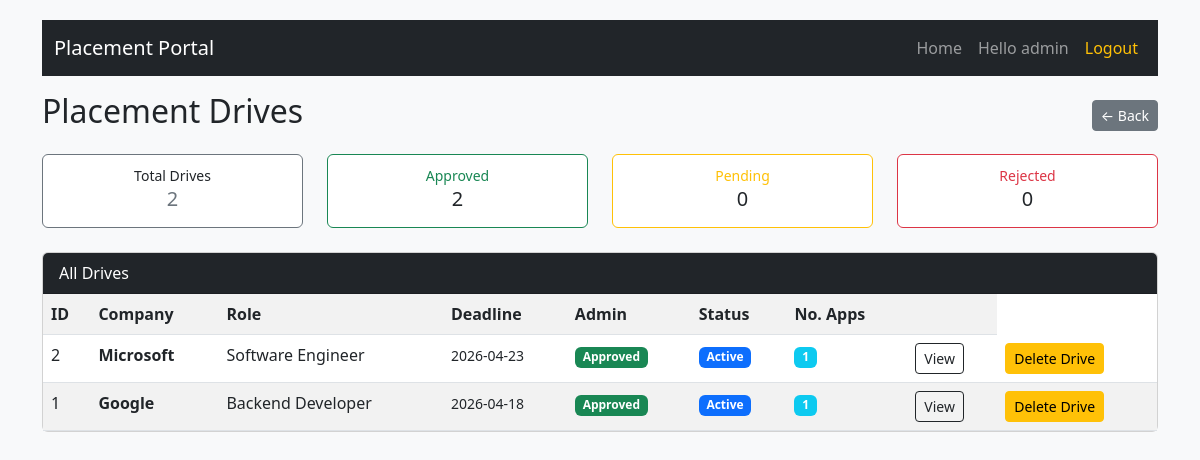
/admin/drives (signed in), run on an earlier commit of the app's database.
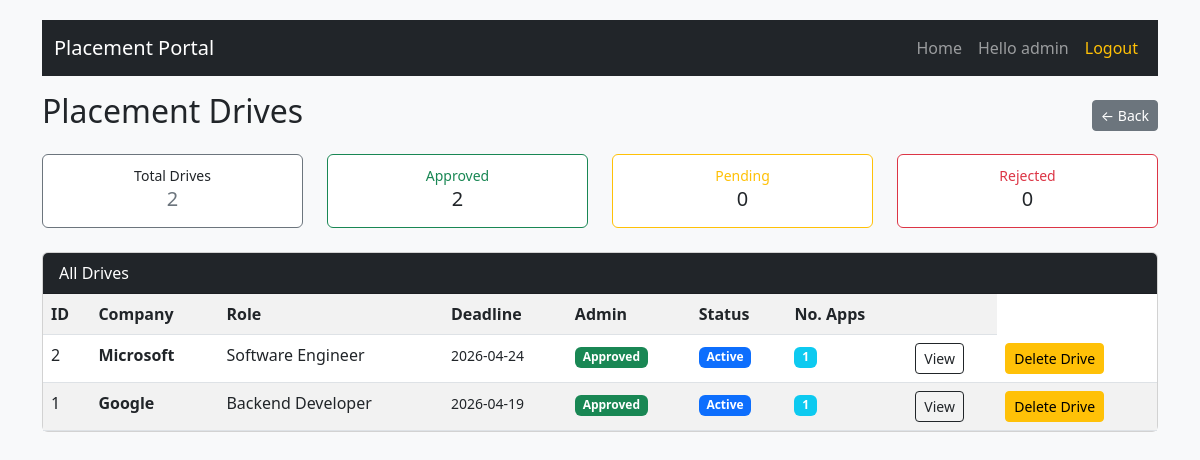
And on a later commit of the database.
### database/models.py (models this page shows)
class Placements(db.Model):
    __tablename__ = 'placements'
    id = db.Column(db.Integer, primary_key=True)
    company_id = db.Column(db.Integer, db.ForeignKey('company.id'), nullable=False)
    title = db.Column(db.String(100), nullable=False)
    description = db.Column(db.Text, nullable=False)
    reqSkills = db.Column(db.Text)
    experience = db.Column(db.String(50))
    salary = db.Column(db.String(50))
    deadline = db.Column(db.DateTime)
    website = db.Column(db.String(255))
    is_rejected = db.Column(db.Boolean, default=False)
    status = db.Column(db.Boolean, default=True) # Company can close the drive
    admin_approval = db.Column(db.Boolean, default=False) # Admin approves the drive
    applications = db.relationship('Application', backref='placements', lazy=True, cascade="all, delete-orphan")

class Company(db.Model):
    __tablename__ = 'company'
    id = db.Column(db.Integer, primary_key=True)
    user_id = db.Column(db.Integer, db.ForeignKey('user.id'), unique=True, nullable=False)
    company_name = db.Column(db.String(100), nullable=False)
    industry = db.Column(db.String(100),nullable = False)
    HRcontact = db.Column(db.String(10),nullable = False)
    approval = db.Column(db.Boolean, default=False) # Approval of the Admin for the company
    drives = db.relationship('Placements', backref='company', lazy=True, cascade="all, delete-orphan")

### routes/admin_mgmt.py (the view)
@app.route('/admin/drives')
@login_required
@role_required('admin')
def admin_drives():
    placementDrives = models.Placements.query.order_by(models.Placements.id.desc()).all()
    totalCount = len(placementDrives)
    ok = 0 # approved
    bad = 0 # rejected
    wait = 0 # pending
    for d in placementDrives:
        if d.admin_approval == True:
            ok += 1
        elif d.is_rejected:
            bad += 1
        else:
            wait += 1
    statistics = {
        'total': totalCount,
        'approved': ok,
        'rejected': bad,
        'pending': wait
    }
    return render_template('drives_mgmt.html', drives=placementDrives, stats=statistics)

### app.py (called while the page is built)
@login_manager.user_loader
def load_user(user_id):
    return models.User.query.get(int(user_id))

def role_required(*roles):
    def wrapper(fn):
        @wraps(fn)
        def decorated_view(*args,**kwargs):
            if not current_user.is_authenticated:
                return login_manager.unauthorized()
            if current_user.role not in roles:
                flash("You do not have permission to access this page", "danger")
                return redirect(url_for('login'))
            return fn(*args , **kwargs)
        return decorated_view
    return wrapper

### templates/drives_mgmt.html (shortened to what this page needs)
{% extends "base.html" %}
{% block content %}
<div class="d-flex justify-content-between mb-3 align-items-center">
    <h2>Placement Drives</h2>
    <a href="{{ url_for('admin_dashboard') }}" class="btn btn-secondary btn-sm">← Back</a>
</div>
<div class="row mb-3">
    <div class="col-md-3 col-6 mb-2">
        <div class="card border-secondary">
            <div class="card-body text-center p-2">
                <small>Total Drives</small>
                <h5 class="text-secondary">{{ stats['total'] }}</h5>
            </div>
        </div>
    </div>
    <div class="col-md-3 col-6 mb-2">
        <div class="card border-success">
            <div class="card-body text-center p-2">
                <small class="text-success">Approved</small>
                <h5>{{ stats['approved'] }}</h5>
            </div>
        </div>
    </div>
    <div class="col-md-3 col-6 mb-2">
        <div class="card border-warning">
            <div class="card-body text-center p-2">
                <small class="text-warning">Pending</small>
                <h5>{{ stats['pending'] }}</h5>
            </div>
        </div>
    </div>
    <div class="col-md-3 col-6 mb-2">
        <div class="card border-danger">
            <div class="card-body text-center p-2">
                <small class="text-danger">Rejected</small>
                <h5>{{ stats['rejected'] }}</h5>
            </div>
        </div>
    </div>
</div>
<div class="card mb-4">
    <div class="card-header bg-dark text-white">
        All Drives
    </div>
    <div class="table-responsive">
        <table class="table table-striped table-hover mb-0">
            <tr>
                <th>ID</th>
                <th>Company</th>
                <th>Role</th>
                <th>Deadline</th>
                <th>Admin</th>
                <th>Status</th>
                <th>No. Apps</th>
                <th></th>
            </tr>
            {% if drives %}
                {% for drive in drives %}
                <tr>
                    <td>{{ drive.id }}</td>
                    <td><b>{{ drive.company.company_name }}</b></td>
                    <td>{{ drive.title }}</td>
                    <td>
                        <small>{{ drive.deadline.strftime('%Y-%m-%d') }}</small>
                    </td>
                    <td>
                        {% if drive.admin_approval %}
                            <span class="badge bg-success">Approved</span>
                        {% elif drive.is_rejected %}
                            <span class="badge bg-danger">Rejected</span>
                        {% else %}
                            <span class="badge bg-warning">Pending</span>
                        {% endif %}
                    </td>
                    <td>
                        {% if drive.status %}
                            <span class="badge bg-primary">Active</span>
                        {% else %}
                            <span class="badge bg-secondary">Closed</span>
                        {% endif %}
                    </td>
                    <td>
                        <span class="badge bg-info">{{ drive.applications|length }}</span>
                    </td>
                    <td>
                        <button class="btn btn-sm btn-outline-dark"
                                data-bs-toggle="modal"
                                data-bs-target="#driveModal{{ drive.id }}">
                            View
                        </button>
                    </td>
                    <td>
                        <a href="{{ url_for('delete_job', drive_id=drive.id) }}" class="btn btn-warning btn-sm">Delete Drive</a>
                    </td>
                </tr>
                {% endfor %}
            {% else %}
                <tr>
                    <td colspan="8" class="text-center text-muted">
                        No drives added yet
                    </td>
                </tr>
            {% endif %}
        </table>
    </div>
</div>
{% endblock %}

What changed in the data, as far as the page shows it:
changed Placements "Software Engineer": deadline "2026-04-23" → "2026-04-24"
changed Placements "Backend Developer": deadline "2026-04-18" → "2026-04-19"
